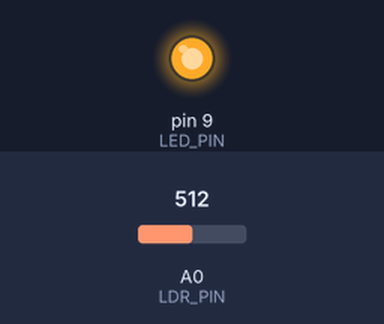
Recording of a sketch running on a simulated Arduino Uno, built with avr-gcc and run on an emulated ATmega328P. Parts: output pins drawn as LEDs (lit = HIGH). Inputs (shaded band) come from the test bench; at power-on: A0 (LDR_PIN) = 512. What the sketch prints to the serial monitor is not drawn.

Above: at 6.2 s.
6.3 s: A0 (LDR_PIN) set to 513
At 7.1 s:
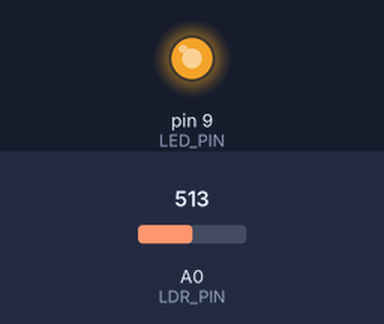
7.8 s: A0 (LDR_PIN) set to 716
At 8.4 s:
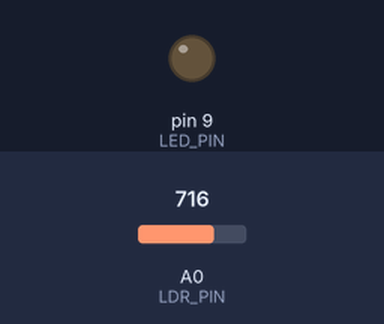
Timing chart, 0 to 10.8 s (numbered marks = the images above; inputs shaded):
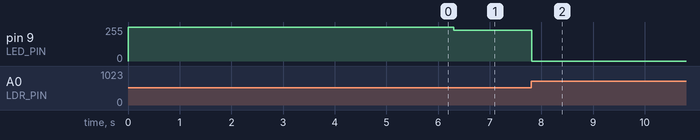

The sketch:

05_auto_calibrate.ino
```cpp
/*
  05 - Auto-Calibrating Night Light
  Every room and every photoresistor is different. Instead of guessing
  numbers, this sketch measures them for you at startup.

  Wiring: same as sketch 04 (see ../04_night_light_dimmer/schematic_3_dimmable_night_light.png).

  How to use it:
    1. Power on. The LED lights up for 5 seconds = calibration time.
    2. During those 5 seconds, cover the sensor with your hand, then
       shine a light on it (or move it into a bright spot).
    3. The LED turns off and the night light starts working, using the
       darkest and brightest readings it just saw.
*/

const int LDR_PIN = A0;
const int LED_PIN = 9;
const unsigned long CALIBRATION_MS = 5000;

int lightMin = 1023;   // start high so any reading is lower
int lightMax = 0;      // start low so any reading is higher

void setup() {
  Serial.begin(9600);
  pinMode(LED_PIN, OUTPUT);

  digitalWrite(LED_PIN, HIGH);   // LED on = "calibrating"
  unsigned long start = millis();

  while (millis() - start < CALIBRATION_MS) {
    int reading = analogRead(LDR_PIN);
    if (reading < lightMin) lightMin = reading;
    if (reading > lightMax) lightMax = reading;
  }

  // Avoid dividing by zero later if the light never changed
  if (lightMax - lightMin < 10) {
    lightMax = lightMin + 10;
  }

  digitalWrite(LED_PIN, LOW);

  Serial.print("Darkest: ");
  Serial.print(lightMin);
  Serial.print("   Brightest: ");
  Serial.println(lightMax);
}

void loop() {
  int light = analogRead(LDR_PIN);

  int brightness = map(light, lightMin, lightMax, 255, 0);
  brightness = constrain(brightness, 0, 255);

  analogWrite(LED_PIN, brightness);
  delay(10);
}
```

Measured:
- after the input at 6.3 s, pin 9 (LED_PIN): 255/255 → 230/255 at once
- after the input at 7.8 s, pin 9 (LED_PIN): 230/255 → 0/255 at once
